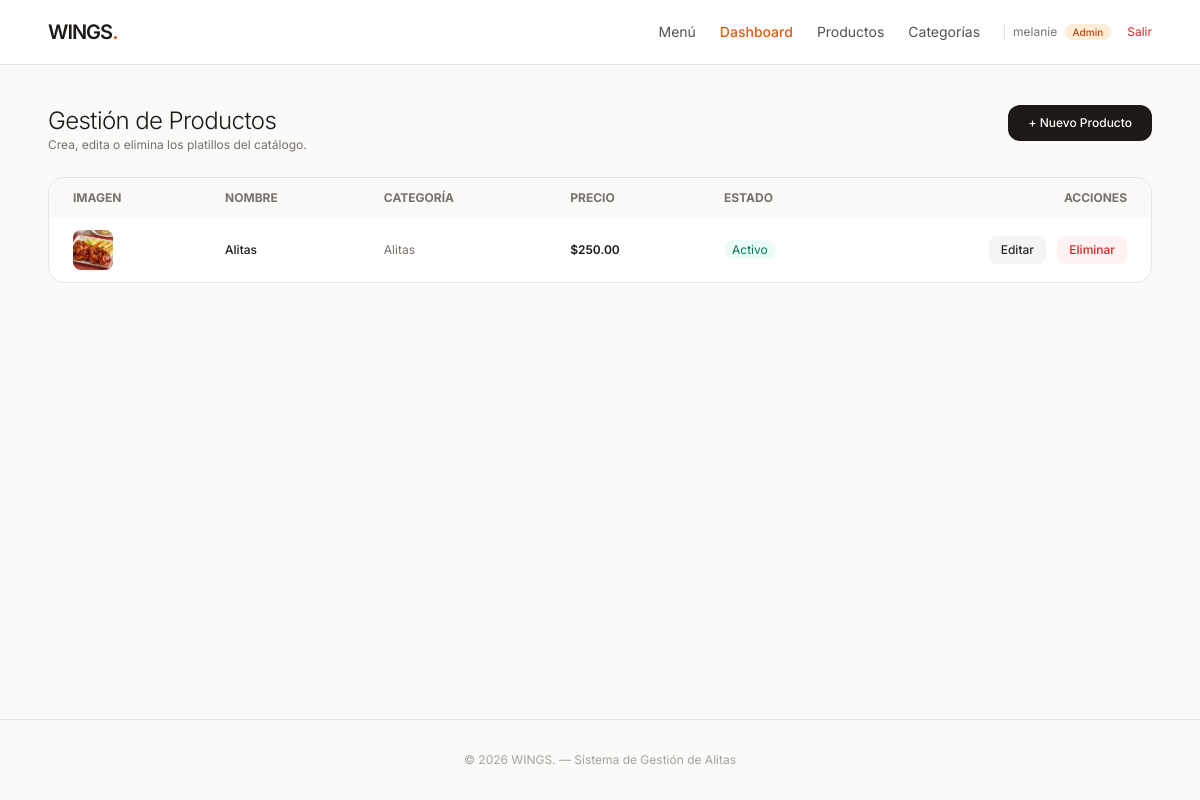
Before: /panel/productos/ (signed in) with the older database file.
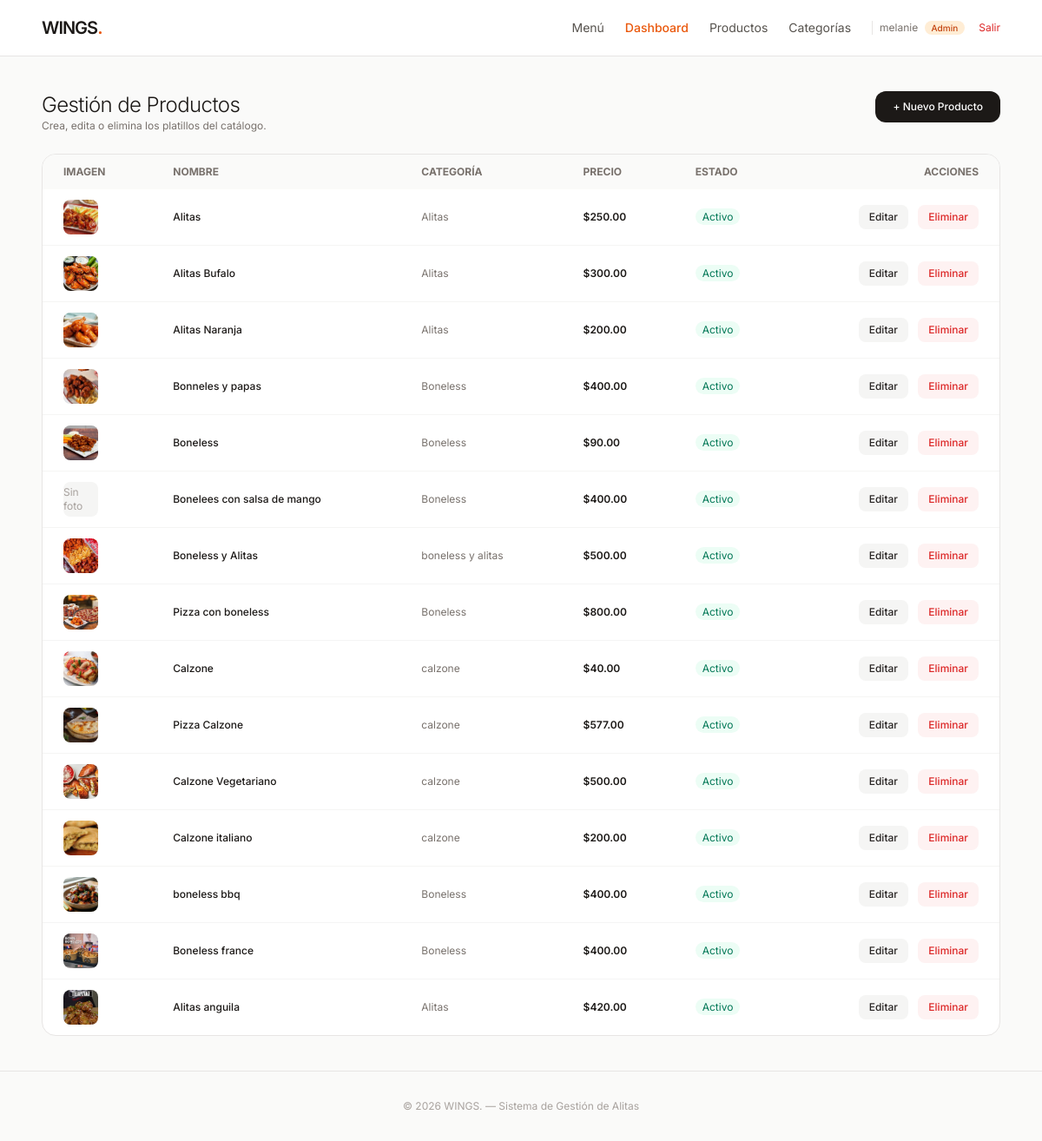
After: the same page with the newer database file.
### tienda/models.py (models this page shows, shortened)
class Producto(models.Model):
    nombre = models.CharField(max_length=100)
    descripcion = models.TextField(max_length=250)
    precio = models.DecimalField(max_digits=6, decimal_places=2)
    categoria = models.ForeignKey(Categoria, on_delete=models.CASCADE, related_name='productos')
    imagen = models.ImageField(upload_to='productos/', blank=True, null=True)
    disponible = models.BooleanField(default=True)

class Categoria(models.Model):
    nombre = models.CharField(max_length=50)
    descripcion = models.CharField(max_length=150, blank=True)

### tienda/views.py (the view)
# urls.py: path('panel/productos/', views.lista_productos, name='lista_productos'),
@user_passes_test(es_administrador, login_url='inicio')
def lista_productos(request):
    productos = Producto.objects.select_related('categoria').all()
    return render(request, 'tienda/crud_productos.html', {'productos': productos})

### tienda/views.py (called while the page is built)
def es_administrador(user):
    return user.is_authenticated and user.is_staff

### tienda/templates/tienda/crud_productos.html
{% extends 'tienda/base.html' %}
{% block content %}
<div class="flex flex-col sm:flex-row sm:items-center sm:justify-between gap-4 mb-6">
    <div>
        <h1 class="text-2xl font-light tracking-tight text-stone-900">Gestión de Productos</h1>
        <p class="text-xs text-stone-500">Crea, edita o elimina los platillos del catálogo.</p>
    </div>
    <a href="{% url 'crear_producto' %}" class="bg-stone-900 hover:bg-orange-600 text-white text-xs font-medium px-5 py-2.5 rounded-xl transition self-start">
        + Nuevo Producto
    </a>
</div>
<div class="bg-white border border-stone-200 rounded-2xl overflow-hidden">
    <div class="overflow-x-auto">
        <table class="w-full text-left text-xs">
            <thead class="bg-stone-50 text-stone-500 uppercase">
                <tr>
                    <th class="px-6 py-3">Imagen</th>
                    <th class="px-6 py-3">Nombre</th>
                    <th class="px-6 py-3">Categoría</th>
                    <th class="px-6 py-3">Precio</th>
                    <th class="px-6 py-3">Estado</th>
                    <th class="px-6 py-3 text-right">Acciones</th>
                </tr>
            </thead>
            <tbody class="divide-y divide-stone-100">
                {% for prod in productos %}
                <tr class="hover:bg-stone-50/60">
                    <td class="px-6 py-3">
                        {% if prod.imagen %}
                            <img src="{{ prod.imagen.url }}" class="w-10 h-10 rounded-lg object-cover">
                        {% else %}
                            <div class="w-10 h-10 rounded-lg bg-stone-100 flex items-center justify-center text-stone-400">Sin foto</div>
                        {% endif %}
                    </td>
                    <td class="px-6 py-3 font-medium text-stone-900">{{ prod.nombre }}</td>
                    <td class="px-6 py-3 text-stone-500">{{ prod.categoria.nombre }}</td>
                    <td class="px-6 py-3 font-semibold">${{ prod.precio }}</td>
                    <td class="px-6 py-3">
                        {% if prod.disponible %}
                            <span class="px-2 py-0.5 rounded-full bg-emerald-50 text-emerald-700">Activo</span>
                        {% else %}
                            <span class="px-2 py-0.5 rounded-full bg-stone-100 text-stone-500">Oculto</span>
                        {% endif %}
                    </td>
                    <td class="px-6 py-3 text-right space-x-2">
                        <a href="{% url 'editar_producto' prod.id %}" class="inline-block bg-stone-100 hover:bg-stone-200 text-stone-800 px-3 py-1.5 rounded-lg font-medium transition">Editar</a>
                        <a href="{% url 'eliminar_producto' prod.id %}" class="inline-block bg-red-50 hover:bg-red-600 hover:text-white text-red-600 px-3 py-1.5 rounded-lg font-medium transition">Eliminar</a>
                    </td>
                </tr>
                {% empty %}
                <tr><td colspan="6" class="px-6 py-8 text-center text-stone-400">No hay productos registrados.</td></tr>
                {% endfor %}
            </tbody>
        </table>
    </div>
</div>
{% endblock %}

### tienda/templates/tienda/base.html (shortened to what this page needs)
<!DOCTYPE html>
<html lang="es">
<head>
    <script src="https://cdn.tailwindcss.com"></script>
</head>
<body class="bg-stone-50 text-stone-900 antialiased flex flex-col min-h-screen">
    <header class="border-b border-stone-200 bg-white/90 backdrop-blur-md sticky top-0 z-50">
        <div class="max-w-6xl mx-auto px-4 sm:px-6 h-16 flex items-center justify-between">
            <a href="{% url 'inicio' %}" class="text-xl font-semibold tracking-tighter">
                WINGS<span class="text-orange-600">.</span>
            </a>
            <nav class="flex items-center gap-4 sm:gap-6 text-sm">
                <a href="{% url 'inicio' %}" class="text-stone-600 hover:text-stone-900 transition">Menú</a>
                {% if user.is_authenticated %}
                    {% if user.is_staff %}
                        <a href="{% url 'dashboard' %}" class="text-orange-600 font-medium hover:text-orange-700 transition">Dashboard</a>
                        <a href="{% url 'lista_productos' %}" class="hidden sm:inline text-stone-600 hover:text-stone-900 transition">Productos</a>
                        <a href="{% url 'lista_categorias' %}" class="hidden sm:inline text-stone-600 hover:text-stone-900 transition">Categorías</a>
                    {% else %}
                        <a href="{% url 'ver_carrito' %}" class="flex items-center gap-2 bg-stone-900 text-white px-4 py-1.5 rounded-full hover:bg-orange-600 transition">
                            <span>Orden</span>
                            <span class="bg-white/20 text-xs px-2 py-0.5 rounded-full">{{ total_items|default:"0" }}</span>
                        </a>
                    {% endif %}
                    <div class="flex items-center gap-2 pl-2 border-l border-stone-200">
                        <span class="text-xs text-stone-500">
                            {{ user.username }}
                            <span class="ml-1 px-2 py-0.5 rounded-full text-[10px] font-medium {% if user.is_staff %}bg-orange-100 text-orange-700{% else %}bg-stone-100 text-stone-600{% endif %}">
                                {% if user.is_staff %}Admin{% else %}Cliente{% endif %}
                            </span>
                        </span>
                        <a href="{% url 'logout' %}" class="text-xs text-red-600 hover:underline ml-2">Salir</a>
                    </div>
                {% else %}
                    <a href="{% url 'login' %}" class="text-stone-600 hover:text-stone-900 transition">Iniciar sesión</a>
                    <a href="{% url 'registro' %}" class="bg-stone-900 text-white px-4 py-2 rounded-full text-xs hover:bg-orange-600 transition">Registrarse</a>
                {% endif %}
            </nav>
        </div>
    </header>
    <main class="flex-grow max-w-6xl mx-auto px-4 sm:px-6 py-10 w-full">
        {% block content %}{% endblock %}
    </main>
    <footer class="border-t border-stone-200 py-8 text-center text-xs text-stone-400">
        <p>© 2026 WINGS. — Sistema de Gestión de Alitas</p>
    </footer>
</body>
</html>

### tienda/templates/tienda/base.html (style rules this page uses)
body { font-family: 'Inter', sans-serif; }

Changed rows visible on the page:
added Producto: imagen (picture), nombre "Alitas Bufalo", categoria.nombre "Alitas", precio "300.00", disponible "Activo"
added Producto: imagen (picture), nombre "Alitas Naranja", categoria.nombre "Alitas", precio "200.00", disponible "Activo"
added Producto: imagen (picture), nombre "Bonneles y papas", categoria.nombre "Boneless", precio "400.00", disponible "Activo"
added Producto: imagen (picture), nombre "Boneless", categoria.nombre "Boneless", precio "90.00", disponible "Activo"
added Producto: imagen "Sin foto", nombre "Bonelees con salsa de mango", categoria.nombre "Boneless", precio "400.00", disponible "Activo"
added Producto: imagen (picture), nombre "Boneless y Alitas", categoria.nombre "boneless y alitas", precio "500.00", disponible "Activo"
added Producto: imagen (picture), nombre "Pizza con boneless", categoria.nombre "Boneless", precio "800.00", disponible "Activo"
added Producto: imagen (picture), nombre "Calzone", categoria.nombre "calzone", precio "40.00", disponible "Activo"
added Producto: imagen (picture), nombre "Pizza Calzone", categoria.nombre "calzone", precio "577.00", disponible "Activo"
added Producto: imagen (picture), nombre "Calzone Vegetariano", categoria.nombre "calzone", precio "500.00", disponible "Activo"
added Producto: imagen (picture), nombre "Calzone italiano", categoria.nombre "calzone", precio "200.00", disponible "Activo"
added Producto: imagen (picture), nombre "boneless bbq", categoria.nombre "Boneless", precio "400.00", disponible "Activo"
added Producto: imagen (picture), nombre "Boneless france", categoria.nombre "Boneless", precio "400.00", disponible "Activo"
added Producto: imagen (picture), nombre "Alitas anguila", categoria.nombre "Alitas", precio "420.00", disponible "Activo"
